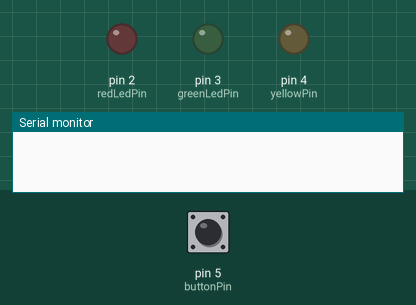
Bench run of a program on a simulated Arduino Nano, built with avr-gcc and run on an emulated ATmega328P. Parts: output pins drawn as LEDs (lit = HIGH), the last lines printed to the serial monitor. Dashed ring = blinking. The test bench sets the inputs (shaded band); at power-on: pin 5 (buttonPin) LOW.

Above: at 0.8 s.
0.9 s: pin 5 (buttonPin) pulled HIGH for 0.15 s
At 2.6 s:
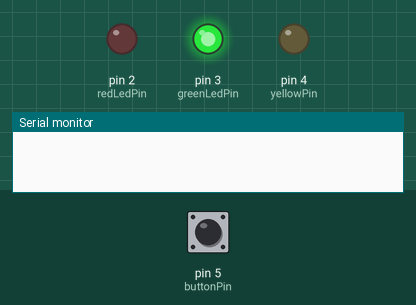
3.9 s: pin 5 (buttonPin) pulled HIGH for 1 s
At 6.8 s:
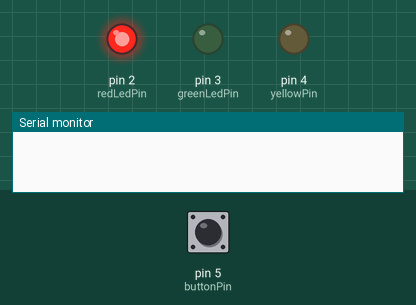
6.9 s: pin 5 (buttonPin) pulled HIGH for 3.2 s
At 10.35 s:
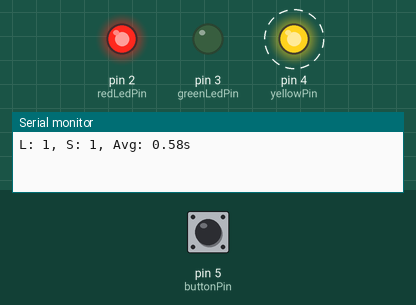
Timing chart, 0 to 13.3 s (numbered marks = the images above; inputs shaded):
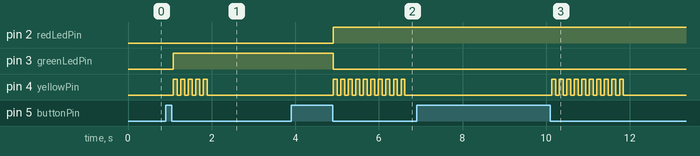

Measured:
- after the input at 0.9 s, pin 3 (greenLedPin): LOW → HIGH after 0.18 s; pin 4 (yellowPin): alternates HIGH for 0.09 s and LOW for 0.09 s, 10 changes in all, then stays LOW, starting after 0.18 s
- after the input at 3.9 s, pin 2 (redLedPin): LOW → HIGH after 1.0 s; pin 3 (greenLedPin): HIGH → LOW after 1.0 s; pin 4 (yellowPin): alternates HIGH for 0.09 s and LOW for 0.09 s, starting after 1.0 s
- after the input at 6.9 s, pin 4 (yellowPin): alternates HIGH for 0.09 s and LOW for 0.09 s, 20 changes in all, then stays LOW, starting after 3.2 s

The program:

main.cpp
```cpp
#include <Arduino_FreeRTOS.h>
#include <semphr.h>
#include <Arduino.h>
#include <stdio.h>

#include <button/button.h>
#include <led/led.h>
#include <serialio/serialio.h>

#include "DisplayTask.h"
#include "ReadingTask.h"
#include "StatisticsTask.h"

// leds
constexpr uint8_t redLedPin = 2;
constexpr uint8_t greenLedPin = 3;
constexpr uint8_t yellowPin = 4;

// button
constexpr uint8_t buttonPin = 5;

// led objects
Led redLed(redLedPin);
Led greenLed(greenLedPin);
Led yellowLed(yellowPin);
Button button(buttonPin);


// magic numbers
extern const uint16_t PRESS_DURATION_THRESHOLD_MS = 500;
extern const uint8_t SHORT_BLINK_NUMBER = 5;
extern const uint8_t LONG_BLINK_NUMBER = 10;

// shared variables
extern SemaphoreHandle_t pressSemaphore;

void setup() {

    redLed.init();
    greenLed.init();
    yellowLed.init();
    button.init();

    Serial.begin(9600);

    redirectSerialToStdio(true, true, true);

    pressSemaphore = xSemaphoreCreateBinary();

    xTaskCreate(ReadingTask::run, "Reading", 128, NULL, 3, NULL);
    xTaskCreate(StatisticsTask::run, "Statistics", 128, NULL, 2, NULL);
    xTaskCreate(DisplayTask::run, "Display", 128, NULL, 1, NULL);

    vTaskStartScheduler();
}

void loop() { }
```

DisplayTask.cpp
```cpp
#include <Arduino_FreeRTOS.h>
#include <semphr.h>
#include <stdio.h>
#include <stdlib.h>
#include <Arduino.h>
#include "DisplayTask.h"
#include "StatisticsTask.h"

void DisplayTask::run(void* parameters) {
    TickType_t lastWakeTime = xTaskGetTickCount();
    const TickType_t interval = pdMS_TO_TICKS(10 * 1000); // 10 seconds

    while (true) {
        vTaskDelayUntil(&lastWakeTime, interval);

        xSemaphoreTake(Statistics::statsMutex, portMAX_DELAY);

        uint16_t currentShort = Statistics::shortPressesNumber;
        uint16_t currentLong = Statistics::longPressesNumber;
        uint32_t currentShortDuration = Statistics::shortPressesTotalDuration;
        uint32_t currentLongDuration = Statistics::longPressesTotalDuration;

        Statistics::shortPressesNumber = 0;
        Statistics::longPressesNumber = 0;
        Statistics::shortPressesTotalDuration = 0;
        Statistics::longPressesTotalDuration = 0;

        xSemaphoreGive(Statistics::statsMutex);

        uint32_t totalCount = currentShort + currentLong;
        uint32_t totalDuration = currentShortDuration + currentLongDuration;

        if (totalCount > 0) {
            uint32_t avgMs = totalDuration / totalCount;
            uint32_t wholeSeconds = avgMs / 1000;
            uint32_t fractionalSeconds = avgMs % 1000;
            uint32_t decimals = fractionalSeconds / 10;

            printf_P(PSTR("L: %u, S: %u, Avg: %lu.%02lus\n\r"),
                currentLong,
                currentShort,
                (unsigned long)wholeSeconds,
                (unsigned long)decimals);
        } else {
            printf_P(PSTR("L: %u, S: %u, Avg: 0.00s\n\r"),
                currentLong,
                currentShort);
        }
    }
}
```

DisplayTask.h
```cpp
#pragma once

#include <stdint.h>

namespace DisplayTask {
    void run(void* parameters);
    extern uint16_t recurrenceDelay;
    extern uint16_t offset;
}
```

ReadingTask.cpp
```cpp
#include <Arduino_FreeRTOS.h>
#include <semphr.h>
#include <Arduino.h>
#include "ReadingTask.h"
#include <button/button.h>
#include <led/led.h>

namespace ReadingTask {
    uint16_t recurrenceDelay = 0;
    uint16_t offset = 0;
    uint32_t lastDuration = 0;
}

void visualizeButtonPressDuration();

SemaphoreHandle_t pressSemaphore;

extern Button button;
extern Led redLed;
extern Led greenLed;

extern const uint16_t PRESS_DURATION_THRESHOLD_MS;

void ReadingTask::run(void* parameters) {

    uint32_t startTime = 0;
    bool lastState = false;

    while (true) {
        bool isPressed = button.isPressed();

        // Button just pressed
        if (isPressed && !lastState) {
            startTime = millis();
        }

        // Button just released
        if (!isPressed && lastState && startTime != 0) {
            ReadingTask::lastDuration = millis() - startTime;
            startTime = 0;

            xSemaphoreGive(pressSemaphore);

            visualizeButtonPressDuration();
        }

        lastState = isPressed;
        vTaskDelay(pdMS_TO_TICKS(50));
    }
}

void visualizeButtonPressDuration() {

    if (ReadingTask::lastDuration < PRESS_DURATION_THRESHOLD_MS) {
        greenLed.on();
        redLed.off();
    } else {
        redLed.on();
        greenLed.off();
    }
}
```

ReadingTask.h
```cpp
#pragma once

#include <stdint.h>

namespace ReadingTask {
    void run(void* parameters);
    extern uint16_t recurrenceDelay;
    extern uint16_t offset;
    extern uint32_t lastDuration;
}
```

StatisticsTask.cpp
```cpp
#include <Arduino_FreeRTOS.h>
#include <semphr.h>
#include "StatisticsTask.h"
#include "ReadingTask.h"
#include <led/led.h>

namespace Statistics {
    uint16_t shortPressesNumber = 0;
    unsigned long shortPressesTotalDuration = 0;
    uint16_t longPressesNumber = 0;
    unsigned long longPressesTotalDuration = 0;
    SemaphoreHandle_t statsMutex = xSemaphoreCreateMutex();
}

extern SemaphoreHandle_t pressSemaphore;
extern Led yellowLed;
extern const uint16_t PRESS_DURATION_THRESHOLD_MS;
extern const uint8_t SHORT_BLINK_NUMBER;
extern const uint8_t LONG_BLINK_NUMBER;

void StatisticsTask::run(void* parameters) {

    while (true) {

        if (xSemaphoreTake(pressSemaphore, portMAX_DELAY) == pdTRUE) {
            uint32_t duration = ReadingTask::lastDuration;

            xSemaphoreTake(Statistics::statsMutex, portMAX_DELAY);

            if (duration < PRESS_DURATION_THRESHOLD_MS) {
                Statistics::shortPressesNumber++;
                Statistics::shortPressesTotalDuration += duration;
            } else {
                Statistics::longPressesNumber++;
                Statistics::longPressesTotalDuration += duration;
            }

            xSemaphoreGive(Statistics::statsMutex);

            int blinkCount = (duration >= PRESS_DURATION_THRESHOLD_MS) ? LONG_BLINK_NUMBER : SHORT_BLINK_NUMBER;
            for (int i = 0; i < blinkCount; i++) {
                yellowLed.on();
                vTaskDelay(pdMS_TO_TICKS(100));
                yellowLed.off();
                vTaskDelay(pdMS_TO_TICKS(100));
            }

        }
    }
}
```

StatisticsTask.h
```cpp
#pragma once

#include <stdint.h>
#include <Arduino_FreeRTOS.h>
#include <semphr.h>

namespace Statistics {
    extern uint16_t shortPressesNumber;
    extern unsigned long shortPressesTotalDuration;

    extern uint16_t longPressesNumber;
    extern unsigned long longPressesTotalDuration;

    extern SemaphoreHandle_t statsMutex;
}

namespace StatisticsTask {
    void run(void* parameters);
}
```
